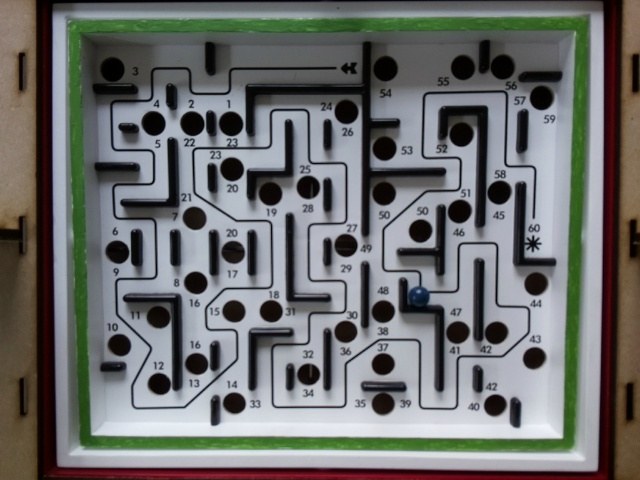
#> input picture opencv/111.jpg, 640 x 480 px
$ python image_detection.py
#> lines starting #> are read from the running program, lines starting #| are printed output that depends on the picture; after the words box and inside, x2 and y2 are one past the last pixel; in counts of white or black regions, pixels touching at a corner belong together
#!/usr/bin/env python3
'''
This file contains a class for the image detection system, including all memory elements
and functions needed to fetch the position of the checkpoints and the ball. Remember to
disable the display functions to save processing power!
'''

# Import modules.
import cv2
import numpy as np
from time import perf_counter
import matplotlib.pyplot as plt # For generating images.

class ImageProcessor():

	def __init__(self, StartTime, MazeSize, HSVLimitsBlue, HSVLimitsGreen):
		# Initialise values.
		self.LastInitialPoints = np.float32([[82, 34], [574, 35], [562, 440], [88, 436]]) # Initial points for perspective correction.
		self.LastPosition = np.array([False, False])
		self.StartTime = StartTime
		self.LastTime = StartTime

		# Initialise settings.
		self.MazeSize = MazeSize # Load the maze's size.
		self.HSVLimitsBlue = HSVLimitsBlue # Upper and lower HSV limits for the blue ball.
		self.HSVLimitsGreen = HSVLimitsGreen # Upper and lower HSV limits for the green frame.
		self.CameraMatrix = np.int32([[500.58972602, 0, 322.3603059], [0, 500.2860463, 255.41210124], [0, 0, 1]]) # Calculated using calibration script.
		self.DistortionCoefficients = np.int32([[0.16793948, -0.03380622, -0.00421432,  0.00209455, -1.29781314]]) # Calculated using calibration script.
		self.EpsilonMultiple = 0.1 # Affects how accurately contour corners are detected.
		self.KernelBlur = (7, 7) # How much to blur the image by.
		self.WaitTime = 1 # [s] Maximum time allowed while ball cannot be found.

	def __repr__(self):
	    # Makes the class printable.
	    return "Image Detector(Last Ball Position: %s, Time Detected: %s)" % (self.LastPosition, round(self.StartTime, 2))

	# [9 lines left out: function order_points, not called in this run]

	def correct_perspective(self, ImageHSV):
		# Correct the maze's tilt perspective.
		Mask = cv2.inRange(ImageHSV, self.HSVLimitsGreen[0], self.HSVLimitsGreen[1]) # Use the lower and upper HSV limits to create a mask.
		MaskDilated = cv2.dilate(Mask, np.ones((3, 3)), iterations = 2) # Dilate and then erode to remove any black blobs in the frame mask.
		MaskEroded = cv2.erode(MaskDilated, np.ones((3, 3)), iterations = 2)
		Contours, Hierarchy = cv2.findContours(MaskDilated, cv2.RETR_CCOMP, cv2.CHAIN_APPROX_SIMPLE) # Find all contours in the mask. Include simple hierarchy.

		if len(Contours) != 0:
			if len(Contours) == 1:
				ContourRect = Contours[0] # If there is only one contour found.
			else:
				MaxContour = max(Contours, key = lambda Contour: cv2.arcLength(Contour, True)) # Select the contour with the largest perimeter. (Assume the rect is the largest contour.)
				MaxContourIndex = Contours.index(MaxContour) # Find index of MaxContour.
				ContourRect = Contours[Hierarchy[0][MaxContourIndex][2]] # Use index and hierarchy to find the internal contour. (Refer to documentation.)

			Perimeter = cv2.arcLength(ContourRect, True) # Find the perimeter of ContourRect.
			#print("Rect Perimeter: " + str(Perimeter)) # Print the perimeter.
			if Perimeter > 1500: # Sanity check: the contour has to be a minimum perimeter.
				Corners = cv2.approxPolyDP(ContourRect, self.EpsilonMultiple * Perimeter, True) # Find the approximate corners of the contour.
				if len(Corners) == 4:
					Points = Corners[:, 0] # Set points as the four corners.
					InitialPoints = self.order_points(Points) # Order the points clockwise from the top left corner.
					self.LastInitialPoints = InitialPoints # Save the new points.
				else:
					InitialPoints = self.LastInitialPoints # If new points were not found, use the last set of points.
			else:
				InitialPoints = self.LastInitialPoints # If new points were not found, use the last set of points.
		else:
			InitialPoints = self.LastInitialPoints # If new points were not found, use the last set of points.

		TransformedPoints = np.float32([[0, 0], [self.MazeSize[0], 0], [self.MazeSize[0], self.MazeSize[1]], [0, self.MazeSize[1]]]) # Points to warp to.
		TransformationMatrix = cv2.getPerspectiveTransform(InitialPoints, TransformedPoints) # Generate matrix for transformation.
		ImageCorrected = cv2.warpPerspective(ImageHSV, TransformationMatrix, (self.MazeSize[0], self.MazeSize[1])) # Correct the perspective warp.

		# Uncomment below to display the results.
		#ImageResult = cv2.cvtColor(ImageHSV, cv2.COLOR_HSV2BGR) # Make a copy of the corrected image in RBG to draw the results on.
		#cv2.drawContours(ImageResult, Contours, -1, (255, 0, 0), 1) # Draw contours onto ImageResult in blue.
		#cv2.polylines(ImageResult, np.int32([InitialPoints]), True, (0, 255, 0), 1) # Draw the rect onto ImageResult in green.
		#self.display("Rect Results", ImageResult, Mask, MaskEroded, MaskDilated) # Display results.

		''' Plot images '''
		ImageColour = cv2.cvtColor(ImageHSV, cv2.COLOR_HSV2RGB) # Make a copy of the corrected image in RBG to draw the results on.
		ImageResult = cv2.cvtColor(MaskDilated, cv2.COLOR_GRAY2RGB)
		cv2.polylines(ImageResult, np.int32([InitialPoints]), True, (0, 255, 0), 2) # Draw the rect onto ImageResult in green.

		plt.figure(1) # Plot second figure.

		plt.subplot(221)
		plt.imshow(ImageColour)
		plt.tick_params(bottom = False, left = False, labelbottom = False, labelleft = False)
		plt.xlabel("(a) Blurred image")

		plt.subplot(222)
		plt.imshow(ImageResult)
		plt.tick_params(bottom = False, left = False, labelbottom = False, labelleft = False)
		plt.xlabel("(b) Processed mask, polygon detected")

		return ImageCorrected

	# [74 lines left out: functions ball_detection, display, position_buffer, not called in this run]

	def update(self, CurrentTime, Image):
		'''
		This function updates the position of the ball, it's output should be in the format of a
		tuple: Active, Position. Active should be a boolean value and should be set to True as long
		as the ball is still on the maze, and False when the ball has fallen through a hole. The
		Position of the Ball should be provided as np.array([x, y]). See objects.py for more information.
		Please remember that the y axis starts at the top left corner and increases as you go down
		the maze, opposite to a traditional coordinate system.
		'''

		#ImageUndistorted = cv2.undistort(Image, self.CameraMatrix, self.DistortionCoefficients, None) # Correct for lens distortion. Not used to save processing power.

		ImageBlurred = cv2.GaussianBlur(Image, self.KernelBlur, 0) # Blur image to remove high frequency noise.
		ImageHSV = cv2.cvtColor(ImageBlurred, cv2.COLOR_BGR2HSV) # Convert image to HSV format.

		ImageCorrected = self.correct_perspective(ImageHSV) # Correct the maze's tilt perspective.
		BallFound, Centre = self.ball_detection(ImageCorrected) # Try to detect the position of the ball.
		Active, Position = self.position_buffer(CurrentTime, BallFound, Centre) # Outputs the last position of the ball for a short time if the ball cannot be found.
		if BallFound == True:
				Position += np.array([28.5, 28]) # Add frame width and height.

		return Active, Position

def main():
	# For testing on a signle image.
	MazeSize = np.array([275, 230]) # [mm]
	HSVLimitsBlue = np.array([[70, 58, 0], [120, 201, 75]])
	HSVLimitsGreen = np.array([[22, 95, 23], [86, 248, 148]])
	ImageProcessor_ = ImageProcessor(perf_counter(), MazeSize, HSVLimitsBlue, HSVLimitsGreen)
	#LastTime = perf_counter()
	ImageProcessor_.update(perf_counter(), cv2.imread("111.jpg"))
#> in update, `ImageBlurred = cv2.GaussianBlur(Image, self.KernelBlur, 0)`:
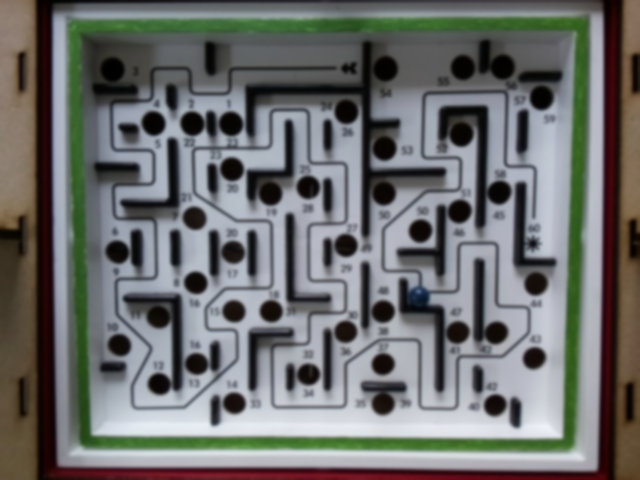
#> ImageBlurred: shape (480, 640, 3); mean B, G, R 109.2, 110.4, 109
#> in update, Image is the input picture: shape (480, 640, 3); mean B, G, R 109.2, 110.4, 109
#> in update, `ImageHSV = cv2.cvtColor(ImageBlurred, cv2.COLOR_BGR2HSV)`: ImageHSV: shape (480, 640, 3); mean H, S, V 88.7, 54.1, 119.6
#> in correct_perspective, `Mask = cv2.inRange(ImageHSV, self.HSVLimitsGreen[0], self.HSVLimitsGre..`:
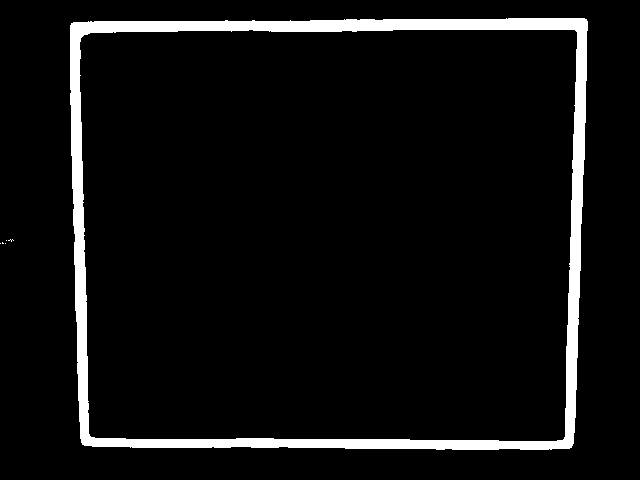
#> Mask: shape (480, 640); 6.2% white; 6 white regions (5 under 20 px), largest, box (x1, y1, x2, y2) and area: (70, 18, 588, 450) 19082
#> in correct_perspective, `MaskDilated = cv2.dilate(Mask, np.ones((3, 3)), iterations = 2)`:
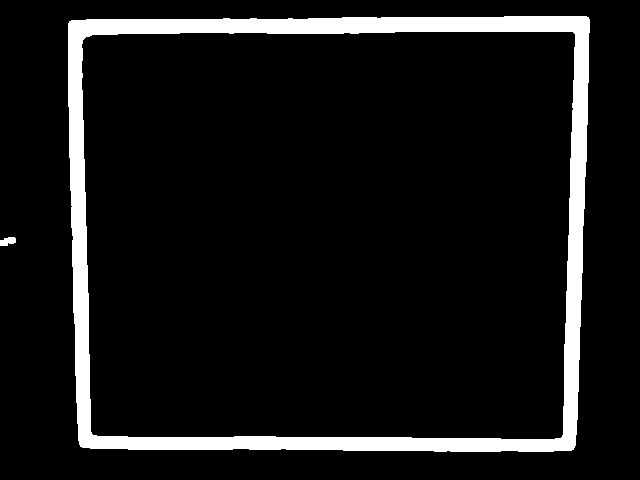
#> MaskDilated: shape (480, 640); 8.7% white; 2 white regions, box (x1, y1, x2, y2) and area: (68, 16, 590, 452) 26633, (0, 237, 16, 246) 108
#> in correct_perspective, `MaskEroded = cv2.erode(MaskDilated, np.ones((3, 3)), iterations = 2)`: MaskEroded: shape (480, 640); 6.2% white; 3 white regions (2 under 20 px)
#> in correct_perspective, `Contours, Hierarchy = cv2.findContours(MaskDilated, cv2.RETR_CCOMP, cv..`: Contours = 3 contours; box (x1, y1, x2, y2) and area: (68, 16, 590, 452) 220386, (81, 31, 576, 440) 195566, (0, 237, 16, 246) 86
#> in correct_perspective, `MaxContour = max(Contours, key = lambda Contour: cv2.arcLength(Contour..`: MaxContour = contour of 129 points, box (x1, y1, x2, y2) (68, 16, 590, 452), area 220386
	#TimeStep = perf_counter() - LastTime
	#print("TimeStep: " + str(TimeStep * 1000))

if __name__ == "__main__":
#> (the run stopped early here; a loop or call above may not have finished)
